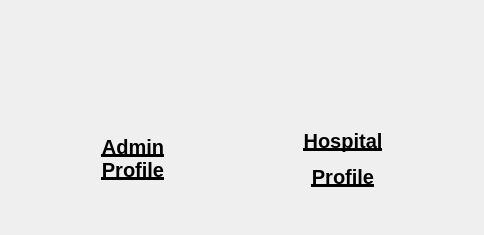
<?xml version="1.0" encoding="UTF-8"?>
<ui version="4.0">
 <class>hospitalMyProfileDialog</class>
 <widget class="QDialog" name="hospitalMyProfileDialog">
  <property name="windowModality">
   <enum>Qt::ApplicationModal</enum>
  </property>
  <property name="geometry">
   <rect>
    <x>0</x>
    <y>0</y>
    <width>484</width>
    <height>235</height>
   </rect>
  </property>
  <property name="windowTitle">
   <string>Profiles</string>
  </property>
  <widget class="QPushButton" name="adminProfile">
   <property name="geometry">
    <rect>
     <x>80</x>
     <y>10</y>
     <width>120</width>
     <height>120</height>
    </rect>
   </property>
   <property name="maximumSize">
    <size>
     <width>120</width>
     <height>120</height>
    </size>
   </property>
   <property name="styleSheet">
    <string notr="true">border:none;</string>
   </property>
   <property name="text">
    <string/>
   </property>
   <property name="icon">
    <iconset>
     <normaloff>../../Images/add_event.png</normaloff>../../Images/add_event.png</iconset>
   </property>
   <property name="iconSize">
    <size>
     <width>100</width>
     <height>100</height>
    </size>
   </property>
  </widget>
  <widget class="QPushButton" name="hospitalProfile">
   <property name="geometry">
    <rect>
     <x>280</x>
     <y>10</y>
     <width>120</width>
     <height>120</height>
    </rect>
   </property>
   <property name="sizePolicy">
    <sizepolicy hsizetype="Fixed" vsizetype="Fixed">
     <horstretch>0</horstretch>
     <verstretch>0</verstretch>
    </sizepolicy>
   </property>
   <property name="maximumSize">
    <size>
     <width>120</width>
     <height>120</height>
    </size>
   </property>
   <property name="styleSheet">
    <string notr="true">border:none;</string>
   </property>
   <property name="text">
    <string/>
   </property>
   <property name="icon">
    <iconset>
     <normaloff>../../Images/search_hospital.png</normaloff>../../Images/search_hospital.png</iconset>
   </property>
   <property name="iconSize">
    <size>
     <width>100</width>
     <height>100</height>
    </size>
   </property>
  </widget>
  <widget class="QLabel" name="hospitalProfileLabel">
   <property name="geometry">
    <rect>
     <x>280</x>
     <y>120</y>
     <width>126</width>
     <height>78</height>
    </rect>
   </property>
   <property name="sizePolicy">
    <sizepolicy hsizetype="Fixed" vsizetype="Fixed">
     <horstretch>0</horstretch>
     <verstretch>0</verstretch>
    </sizepolicy>
   </property>
   <property name="text">
    <string>&lt;html&gt;&lt;head/&gt;&lt;body&gt;&lt;p align=&quot;center&quot;&gt;&lt;span style=&quot; font-size:15pt; font-weight:600; text-decoration: underline;&quot;&gt;Hospital&lt;/span&gt;&lt;/p&gt;&lt;p align=&quot;center&quot;&gt;&lt;span style=&quot; font-size:15pt; font-weight:600; text-decoration: underline;&quot;&gt;Profile&lt;/span&gt;&lt;/p&gt;&lt;/body&gt;&lt;/html&gt;</string>
   </property>
  </widget>
  <widget class="QLabel" name="adminProfileLabel">
   <property name="geometry">
    <rect>
     <x>70</x>
     <y>120</y>
     <width>126</width>
     <height>78</height>
    </rect>
   </property>
   <property name="sizePolicy">
    <sizepolicy hsizetype="Fixed" vsizetype="Fixed">
     <horstretch>0</horstretch>
     <verstretch>0</verstretch>
    </sizepolicy>
   </property>
   <property name="text">
    <string>&lt;html&gt;&lt;head/&gt;&lt;body&gt;&lt;p align=&quot;center&quot;&gt;&lt;span style=&quot; font-size:15pt; font-weight:600; text-decoration: underline;&quot;&gt;Admin&lt;br/&gt;Profile&lt;/span&gt;&lt;/p&gt;&lt;/body&gt;&lt;/html&gt;</string>
   </property>
  </widget>
 </widget>
 <resources/>
 <connections/>
</ui>
